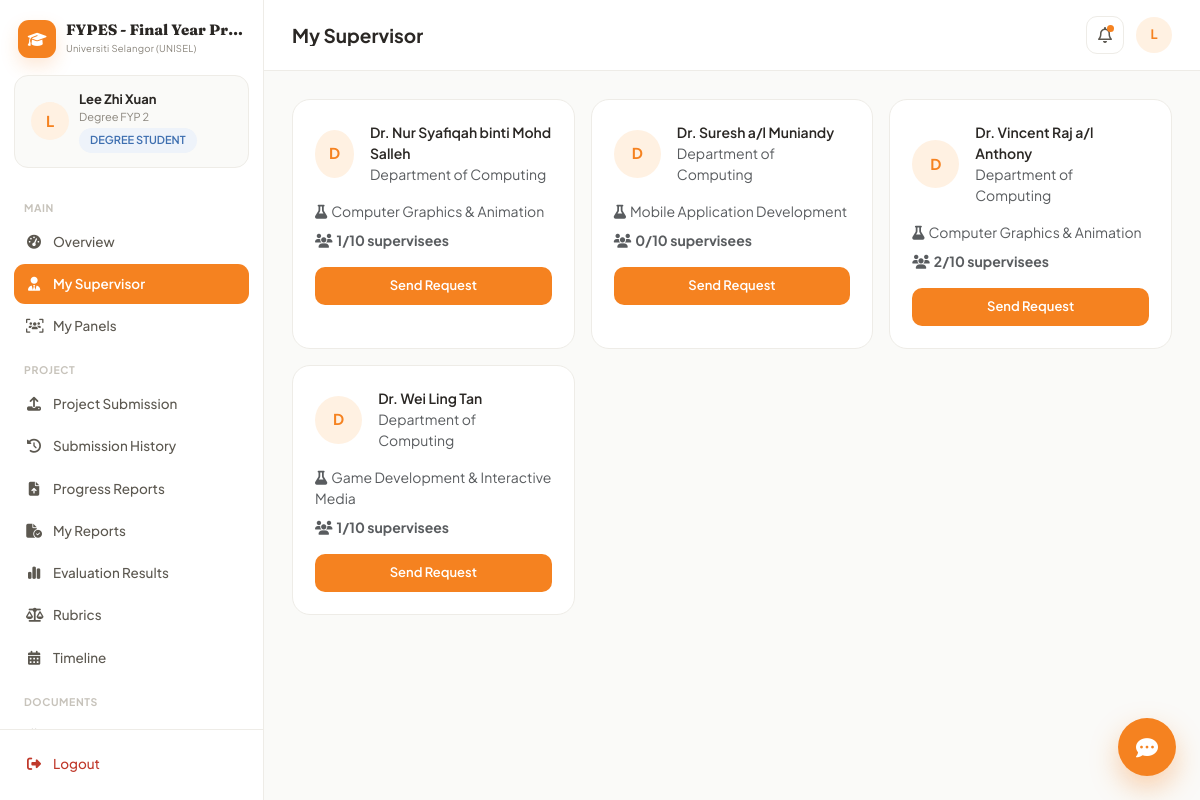
/dashboard/student/index.php?view=my-supervisor (signed in), run on the app's committed database.
### tables this page shows
CREATE TABLE `students` (
  `id` int(11) NOT NULL AUTO_INCREMENT,
  `user_id` int(11) NOT NULL,
  `matric_number` varchar(30) NOT NULL,
  `level` enum('diploma','degree') NOT NULL,
  `programme` varchar(150) DEFAULT NULL,
  `faculty` varchar(150) DEFAULT NULL,
  `programme_type` enum('diploma_fyp1','diploma_fyp2','degree_fyp1','degree_fyp2') NOT NULL,
  `project_title` varchar(255) DEFAULT NULL,
  `supervisor_id` int(11) DEFAULT NULL,
  `assessor_id` int(11) DEFAULT NULL,
  `presentation_date` datetime DEFAULT NULL,
  `age` int(11) DEFAULT NULL,
  `gender` enum('male','female','other') DEFAULT NULL,
  PRIMARY KEY (`id`),
  UNIQUE KEY `matric_number` (`matric_number`),
  KEY `user_id` (`user_id`),
  KEY `supervisor_id` (`supervisor_id`),
  KEY `fk_students_assessor` (`assessor_id`),
  CONSTRAINT `fk_students_assessor` FOREIGN KEY (`assessor_id`) REFERENCES `lecturers` (`id`) ON DELETE SET NULL,
  CONSTRAINT `students_ibfk_1` FOREIGN KEY (`user_id`) REFERENCES `users` (`id`) ON DELETE CASCADE
);

CREATE TABLE `lecturers` (
  `id` int(11) NOT NULL AUTO_INCREMENT,
  `user_id` int(11) NOT NULL,
  `faculty` varchar(150) DEFAULT NULL,
  `department` varchar(150) DEFAULT NULL,
  `office` varchar(100) DEFAULT NULL,
  `research_interests` text DEFAULT NULL,
  `max_supervisees` int(11) DEFAULT 8,
  PRIMARY KEY (`id`),
  KEY `user_id` (`user_id`),
  CONSTRAINT `lecturers_ibfk_1` FOREIGN KEY (`user_id`) REFERENCES `users` (`id`) ON DELETE CASCADE
);

CREATE TABLE `users` (
  `id` int(11) NOT NULL AUTO_INCREMENT,
  `role` enum('admin','lecturer','student') NOT NULL,
  `full_name` varchar(150) NOT NULL,
  `email` varchar(150) NOT NULL,
  `password` varchar(255) NOT NULL,
  `phone` varchar(20) DEFAULT NULL,
  `profile_photo` varchar(255) DEFAULT NULL,
  `bio` text DEFAULT NULL,
  `status` enum('active','inactive') NOT NULL DEFAULT 'active',
  `email_verified` tinyint(1) NOT NULL DEFAULT 1,
  `remember_token` varchar(255) DEFAULT NULL,
  `created_at` datetime NOT NULL DEFAULT current_timestamp(),
  `updated_at` datetime NOT NULL DEFAULT current_timestamp() ON UPDATE current_timestamp(),
  PRIMARY KEY (`id`),
  UNIQUE KEY `email` (`email`)
);

### includes/functions.php (called while the page is built, shortened)
<?php
function safeRun(PDO $pdo, string $sql, array $params = []) {
    try {
        $stmt = $pdo->prepare($sql);
        $stmt->execute($params);
        return $stmt;
    } catch (PDOException $e) {
        error_log('FYPES SQL error: ' . $e->getMessage() . ' | SQL: ' . $sql);
        throw $e;
    }
}
function drName(string $name): string {
    $name = trim($name);
    foreach (['Dr.', 'Prof.', 'Assoc. Prof.', 'Ir.', 'Ts.'] as $honorific) {
        if (stripos($name, $honorific) === 0) return $name;
    }
    return $name;
}
function e(?string $str): string {
    return htmlspecialchars($str ?? '', ENT_QUOTES, 'UTF-8');
}
function programmeTypeLabel(string $pt): string {
    return [
        'diploma_fyp1' => 'Diploma FYP 1',
        'diploma_fyp2' => 'Diploma FYP 2',
        'degree_fyp1' => 'Degree FYP 1',
        'degree_fyp2' => 'Degree FYP 2',
    ][$pt] ?? $pt;
}
function getSetting(PDO $pdo, string $key, ?string $default = null): ?string {
    static $cache = [];
    $stmt = safeRun($pdo, 'SELECT setting_value FROM system_settings WHERE setting_key=?', [$key]);
    $row = $stmt ? $stmt->fetch() : null;
    return $cache[$key] = ($row['setting_value'] ?? $default);
}
function studentAccessBlocked(PDO $pdo, ?string $onDate = null): bool {
    $start = trim((string)getSetting($pdo, 'student_access_block_start', ''));
    $end = trim((string)getSetting($pdo, 'student_access_block_end', ''));
    if ($start === '' || $end === '') return false;
    $date = $onDate ?: date('Y-m-d');
    return $date >= $start && $date <= $end;
}
function studentSemesterId(PDO $pdo, int $studentId): ?int {
    $stmt = safeRun($pdo, 'SELECT semester_id FROM students WHERE id=?', [$studentId]);
    $row = $stmt ? $stmt->fetch() : null;
    if ($row && $row['semester_id'] !== null) return (int)$row['semester_id'];
    $history=safeRun($pdo,"SELECT h.semester_id FROM student_stage_history h JOIN semesters se ON se.id=h.semester_id WHERE h.student_id=? ORDER BY (h.status IN ('planned','active')) DESC,se.start_date DESC,h.id DESC LIMIT 1",[$studentId])->fetch();
    return $history ? (int)$history['semester_id'] : currentSemesterId($pdo);
}

### includes/auth.php (called while the page is built, shortened)
<?php
function isLoggedIn(): bool {
    return isset($_SESSION['user_id']);
}
function currentUser(): ?array {
    return [
        'id' => $_SESSION['user_id'],
        'role' => $_SESSION['role'],
        'name' => $_SESSION['name'],
        'email' => $_SESSION['email'],
        'photo' => $_SESSION['photo'] ?? null,
        'lecturer_id' => $_SESSION['lecturer_id'] ?? null,
        'student_id' => $_SESSION['student_id'] ?? null,
    ];
}
function requireRole(string $role): void {
    if ($role === 'student') {
        global $pdo;
        if (isset($pdo) && studentAccessBlocked($pdo)) {
            $_SESSION = [];
            if (ini_get('session.use_cookies')) {
                $params=session_get_cookie_params();
                setcookie(session_name(),'',time()-42000,$params['path'],$params['domain'],$params['secure'],$params['httponly']);
            }
            session_destroy();
            redirect(BASE_URL . '/auth/login.php?error=student_access_blocked');
        }
    }
}
function unreadNotificationCount(PDO $pdo): int {
    $stmt = safeRun($pdo, "SELECT COUNT(*) c FROM notifications WHERE user_id = ? AND is_read = 0", [$_SESSION['user_id']]);
    $row = $stmt ? $stmt->fetch() : ['c' => 0];
    return (int) $row['c'];
}

### dashboard/student/views/my-supervisor.php (the view, shortened to what this page needs)
<?php
if ($student['supervisor_id']) {
    $sup = safeRun($pdo, "SELECT l.*,u.full_name,u.email,u.phone FROM lecturers l JOIN users u ON u.id=l.user_id WHERE l.id=?", [$student['supervisor_id']])->fetch();
    $myReq = safeRun($pdo, "SELECT * FROM supervisor_requests WHERE student_id=? AND supervisor_id=? AND semester_id<=>? ORDER BY id DESC LIMIT 1", [$studentId,$student['supervisor_id'],$studentSemesterId])->fetch();
?>
<div class="card-fy mb-3"><div class="section-title">Your Assigned Supervisor</div><div class="d-flex align-items-center gap-4 flex-wrap"><div class="user-avatar" style="width:72px;height:72px;font-size:26px;background:var(--unisel-orange-soft);color:var(--unisel-orange);"><?= strtoupper(substr($sup['full_name'],0,1)) ?></div><div class="flex-grow-1"><h5 class="fw-bold mb-1"><?= e(drName($sup['full_name'])) ?></h5><p class="text-muted small mb-1"><?= e($sup['department']) ?></p><p class="text-muted small mb-1"><i class="fa-solid fa-flask me-1"></i><?= e($sup['research_interests']) ?></p><p class="text-muted small mb-0"><i class="fa-solid fa-location-dot me-1"></i><?= e($sup['office']) ?></p></div><button type="button" class="btn-fy-orange" data-bs-toggle="modal" data-bs-target="#contactSupModal"><i class="fa-solid fa-address-card me-1"></i>Contact Supervisor</button></div><?php if($myReq): ?><div class="mt-3 pt-3 border-top small">Coordinator confirmation: <?php if($myReq['coordinator_status']==='confirmed'): ?><span class="badge-fy badge-success">Confirmed</span><?php elseif($myReq['coordinator_status']==='overridden'): ?><span class="badge-fy badge-warning">Reassigned by Coordinator</span><?php else: ?><span class="badge-fy badge-warning">Awaiting coordinator confirmation</span><?php endif; ?></div><?php endif; ?></div>
<div class="modal fade" id="contactSupModal" tabindex="-1"><div class="modal-dialog"><div class="modal-content" style="border-radius:18px;"><div class="modal-header"><h6 class="modal-title fw-bold">Contact <?= e(drName($sup['full_name'])) ?></h6><button type="button" class="btn-close" data-bs-dismiss="modal"></button></div><div class="modal-body"><p class="small mb-2"><i class="fa-solid fa-envelope me-2 text-muted"></i><?= e($sup['email']) ?></p><p class="small mb-0"><i class="fa-solid fa-phone me-2 text-muted"></i><?= e($sup['phone'] ?: 'Not provided') ?></p></div><div class="modal-footer"><a href="mailto:<?= e($sup['email']) ?>" class="btn-fy-orange w-100">Open Email Client</a></div></div></div></div>
<?php } else {
$openReq=safeRun($pdo,"SELECT sr.*,u.full_name FROM supervisor_requests sr JOIN lecturers l ON l.id=sr.supervisor_id JOIN users u ON u.id=l.user_id WHERE sr.student_id=? AND sr.semester_id<=>? AND sr.status IN ('pending','accepted') AND sr.coordinator_status='pending' ORDER BY sr.id DESC LIMIT 1",[$studentId,$studentSemesterId])->fetch();
$supervisors=safeRun($pdo,"SELECT l.*,u.full_name,u.email FROM lecturers l JOIN users u ON u.id=l.user_id JOIN lecturer_roles lr ON lr.lecturer_id=l.id WHERE lr.role_type='supervisor' AND lr.programme_type=? AND lr.semester_id=? AND u.status='active' GROUP BY l.id ORDER BY u.full_name",[$pt,$studentSemesterId])->fetchAll();
?>
<div class="row g-3"><?php foreach($supervisors as $s):$full=(int)$s['supervisee_count']>=10; ?><div class="col-md-6 col-lg-4"><div class="card-fy h-100"><div class="d-flex align-items-center gap-3 mb-3"><div class="user-avatar" style="width:48px;height:48px;background:var(--unisel-orange-soft);color:var(--unisel-orange);"><?= strtoupper(substr($s['full_name'],0,1)) ?></div><div><div class="fw-semibold small"><?= e(drName($s['full_name'])) ?></div><div class="text-muted small"><?= e($s['department']) ?></div></div></div><p class="small text-muted mb-2"><i class="fa-solid fa-flask me-1"></i><?= e($s['research_interests']) ?></p><p class="small text-muted mb-3"><i class="fa-solid fa-users me-1"></i><strong><?= (int)$s['supervisee_count'] ?>/10 supervisees</strong></p><?php if($full): ?><button class="btn-fy-outline w-100" disabled>Fully Booked</button><?php elseif($openReq): ?><button class="btn-fy-outline w-100" disabled>Request Already Open</button><?php else: ?><form method="post" onsubmit="return confirm('Send a supervision request to <?= e(addslashes(drName($s['full_name']))) ?>?')"><?= csrfField() ?><input type="hidden" name="action" value="request_supervisor"><input type="hidden" name="supervisor_id" value="<?= (int)$s['id'] ?>"><input type="hidden" name="message" value="I would like to request your supervision for my FYP."><button type="submit" class="btn-fy-orange w-100">Send Request</button></form><?php endif; ?></div></div><?php endforeach; ?><?php if(!$supervisors): ?><div class="col-12"><div class="card-fy text-center py-5 text-muted">No supervisors are available for your programme yet.</div></div><?php endif; ?></div>
<?php } ?>

### includes/dash_head.php (shortened to what this page needs)
<?php
$chatbotEnabled = getSetting($pdo, 'chatbot_enabled', '1') === '1';
$systemName = getSetting($pdo, 'system_name', APP_NAME) ?: APP_NAME;
$institutionName = getSetting($pdo, 'institution_name', APP_INSTITUTION) ?: APP_INSTITUTION;
$darkMode = getSetting($pdo, 'dark_mode', '0') === '1';
$unreadCount = unreadNotificationCount($pdo);
$notifStmt = safeRun($pdo, "SELECT * FROM notifications WHERE user_id = ? ORDER BY created_at DESC LIMIT 8", [$user['id']]);
$recentNotifs = $notifStmt ? $notifStmt->fetchAll() : [];
?>
<!DOCTYPE html>
<html lang="en">
<head>
<link href="https://cdn.jsdelivr.net/npm/bootstrap@5.3.3/dist/css/bootstrap.min.css" rel="stylesheet">
<link href="https://cdnjs.cloudflare.com/ajax/libs/font-awesome/6.5.1/css/all.min.css" rel="stylesheet">
<link rel="stylesheet" href="<?= BASE_URL ?>/assets/css/style.css">
</head>
<body class="dash-body <?= $darkMode ? 'dark-mode' : '' ?>">
<div class="dash-shell">
  <aside class="dash-sidebar" id="dashSidebar">
    <div class="sidebar-brand" title="<?= e($systemName) ?> — <?= e($institutionName) ?>">
      <div class="brand-icon" style="background:var(--theme)"><i class="fa-solid fa-graduation-cap"></i></div>
      <div class="brand-copy">
        <div class="brand-name" title="<?= e($systemName) ?>"><?= e($systemName) ?></div>
        <div class="brand-sub" title="<?= e($institutionName) ?>"><?= e($institutionName) ?></div>
      </div>
    </div>
    <div class="sidebar-user">
      <div class="user-avatar" style="background:var(--theme-soft);color:var(--theme)">
        <?= strtoupper(substr($user['name'],0,1)) ?>
      </div>
      <div class="user-meta">
        <div class="user-name"><?= e($user['name']) ?></div>
        <div class="user-role"><?= e($roleLabelText) ?></div>
        <?php if (isset($levelBadge)): ?><span class="badge-fy badge-info mt-1" style="display:inline-block;"><?= e($levelBadge) ?></span><?php endif; ?>
      </div>
    </div>
    <nav class="sidebar-nav">
      <?php foreach ($navGroups as $group): ?>
        <?php if (!empty($group['label'])): ?><div class="nav-group-label"><?= e($group['label']) ?></div><?php endif; ?>
        <?php foreach ($group['items'] as $item): ?>
          <a href="?view=<?= e($item['view']) ?>" class="nav-item <?= $activeView === $item['view'] ? 'active' : '' ?>">
            <i class="fa-solid fa-<?= e($item['icon']) ?>"></i>
            <span><?= e($item['label']) ?></span>
          </a>
        <?php endforeach; ?>
      <?php endforeach; ?>
    </nav>
    <div class="sidebar-footer">
      <a href="<?= BASE_URL ?>/auth/logout.php" class="nav-item logout-item">
        <i class="fa-solid fa-right-from-bracket"></i><span>Logout</span>
      </a>
    </div>
  </aside>
  <div class="dash-main">
    <header class="dash-topbar">
      <h1 class="topbar-title"><?= e($pageTitle) ?></h1>
      <div class="topbar-actions">
        <div class="dropdown">
          <button class="icon-btn" data-bs-toggle="dropdown"><i class="fa-regular fa-bell"></i><?php if ($unreadCount>0): ?><span class="notif-dot"></span><?php endif; ?></button>
        </div>
        <div class="user-avatar-sm" style="background:var(--theme-soft);color:var(--theme)"><?= strtoupper(substr($user['name'],0,1)) ?></div>
      </div>
    </header>
    <main class="dash-content">

### data on the page
students: programme_type "Degree FYP 2", level "DEGREE STUDENT"
lecturers: user.full_name "D", user.full_name "Dr. Nur Syafiqah binti Mohd Salleh", department "Department of Computing", research_interests "Computer Graphics & Animation", supervisee_count "1"
lecturers: user.full_name "D", user.full_name "Dr. Suresh a/l Muniandy", department "Department of Computing", research_interests "Mobile Application Development", supervisee_count "0"
lecturers: user.full_name "D", user.full_name "Dr. Vincent Raj a/l Anthony", department "Department of Computing", research_interests "Computer Graphics & Animation", supervisee_count "2"
lecturers: user.full_name "D", user.full_name "Dr. Wei Ling Tan", department "Department of Computing", research_interests "Game Development & Interactive Media", supervisee_count "1"

### other printed values
$systemName "FYPES - Final Year Pr…"
$institutionName "Universiti Selangor (UNISEL)"
substr($user['name'],0,1) "L"
$user['name'] "Lee Zhi Xuan"
$group['label'] "MAIN"
$item['label'] "Overview"
$item['label'] "My Supervisor"
$item['label'] "My Panels"
$group['label'] "PROJECT"
$item['label'] "Project Submission"
$item['label'] "Submission History"
$item['label'] "Progress Reports"
$item['label'] "My Reports"
$item['label'] "Evaluation Results"
$item['label'] "Rubrics"
